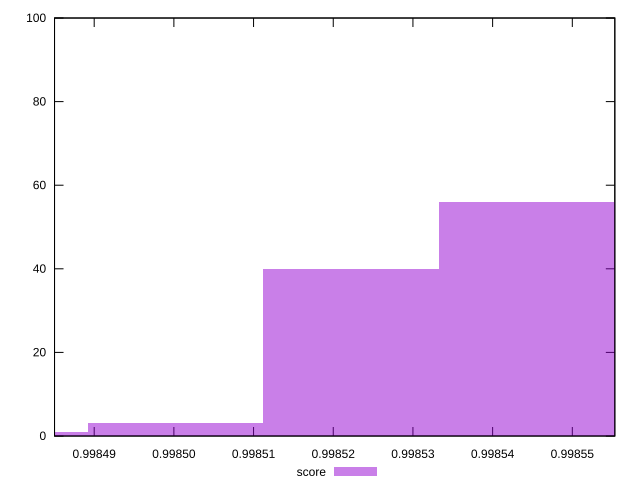

Source code (gnuplot):
reset

$score <<EOF
0.9985443702737935 56
0.9985222873782591 40
0.9985002044827247 3
0.9984781215871904 1
EOF

set key outside below
set boxwidth 0.000022082895534384394
set xrange [0.9984850227647251:0.9985553351195731]
set yrange [0:100]
set trange [0:100]
set style fill transparent solid 0.5 noborder
set terminal svg size 640, 490 enhanced background rgb 'white'
set output "report_00008_2021-01-22T20:58:29.167/speed-index/samples/pages+cached+noexternal+nofonts+nosvg+noimg+nocss/score/histogram.svg"

plot $score title "score" with boxes

reset
